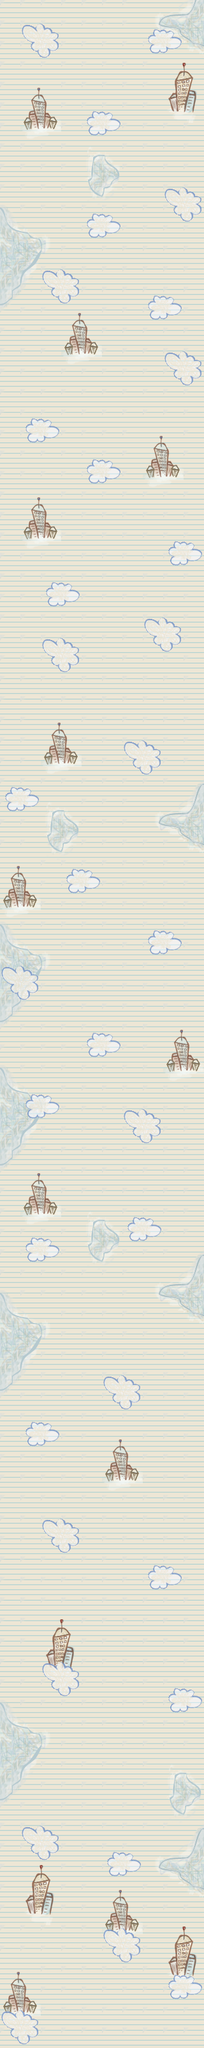

This is a level from a 2D game, rendered from its Tiled map with the project's own tilesets. A one-line summary and the map file follow, with tile-layer data summarised:
An orthogonal 10x100 tile map with 32x32 px tiles, 3 tile layers (Background, Others, Clouds).

<map version="1.0" orientation="orthogonal" width="10" height="100" tilewidth="32" tileheight="32">
 <tileset firstgid="1" name="tileimages" tilewidth="32" tileheight="32" spacing="2" margin="2">
  <image source="tileimages.png" />
 </tileset>
 <layer name="Background" width="10" height="100">
  <data>[1000 cells, 1000 non-empty, 1 distinct tile ids]</data>
 </layer>
 <layer name="Others" width="10" height="100">
  <data>[1000 cells, 195 non-empty, 36 distinct tile ids]</data>
 </layer>
 <layer name="Clouds" width="10" height="100" opacity="0.78">
  <data>[1000 cells, 140 non-empty, 8 distinct tile ids]</data>
 </layer>
</map>